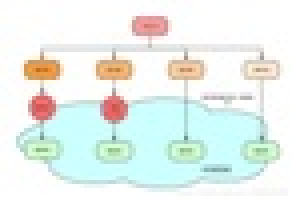
#> input picture reuse/java/src/main/java/com/grammar/reference.jpeg, 73 x 50 px, shrunk from 809 x 555 before the run, given in place of images.jpg, which was not available (shown 4 times larger)
$ python GUI_adjust_canny_param.py
#> lines starting #> are read from the running program, lines starting #| are printed output that depends on the picture; after the words box and inside, x2 and y2 are one past the last pixel; in counts of white or black regions, pixels touching at a corner belong together; pictures that were not available may be replaced by others from this repository, and a replacement may not be noted
#!/usr/bin/env python3
# -*- coding:utf-8 -*-


# =============================================================================
# File Name: GUI_adjust_Canny_param.py
# Author: DaiDai
# Mail: daidai4269@aliyun.com
# Created Time: Mon 28 Oct 2019 10:39:53 PM CST
# =============================================================================


import cv2


img_path = 'images.jpg'
min_val = 0
max_val = 255


img = cv2.imread(img_path, 0)
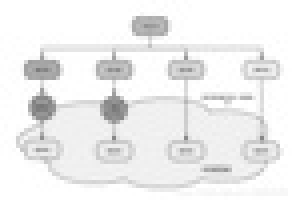
#> img: shape (50, 73) (shown 4 times larger); min 119, max 255, mean 238.5
cv2.namedWindow('main')


def update(x):
    global min_val
    global max_val
    min_val = cv2.getTrackbarPos('min_val', 'main')
    max_val = cv2.getTrackbarPos('max_val', 'main')
    edges = cv2.Canny(img, min_val, max_val)
    cv2.imshow('main', edges)


cv2.createTrackbar('min_val', 'main', 0, 255, update)
#> slider 'min_val' is set to 51
cv2.createTrackbar('max_val', 'main', 0, 255, update)
#> slider 'max_val' is set to 255
cv2.waitKey(0)
#> in update, `edges = cv2.Canny(img, min_val, max_val)`:
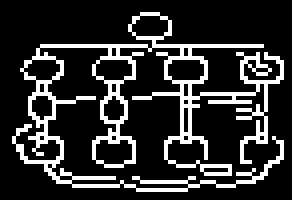
#> edges: shape (50, 73) (shown 4 times larger); 18.3% white in thin lines or dots, all inside (x1, y1, x2, y2) = (3, 3, 71, 48)
cv2.destroyAllWindows()

$ run again, on reuse/java/src/main/java/com/package/java/util/concurrent/并发容器.png
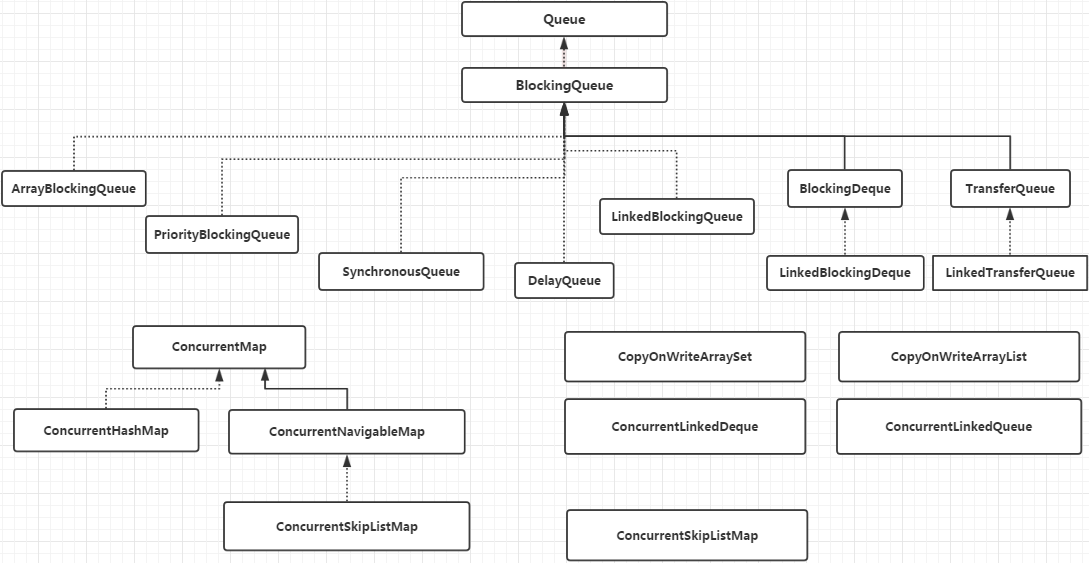
#> input picture reuse/java/src/main/java/com/package/java/util/concurrent/并发容器.png, 1089 x 563 px, given in place of images.jpg, which was not available
#> in update, `edges = cv2.Canny(img, min_val, max_val)`:
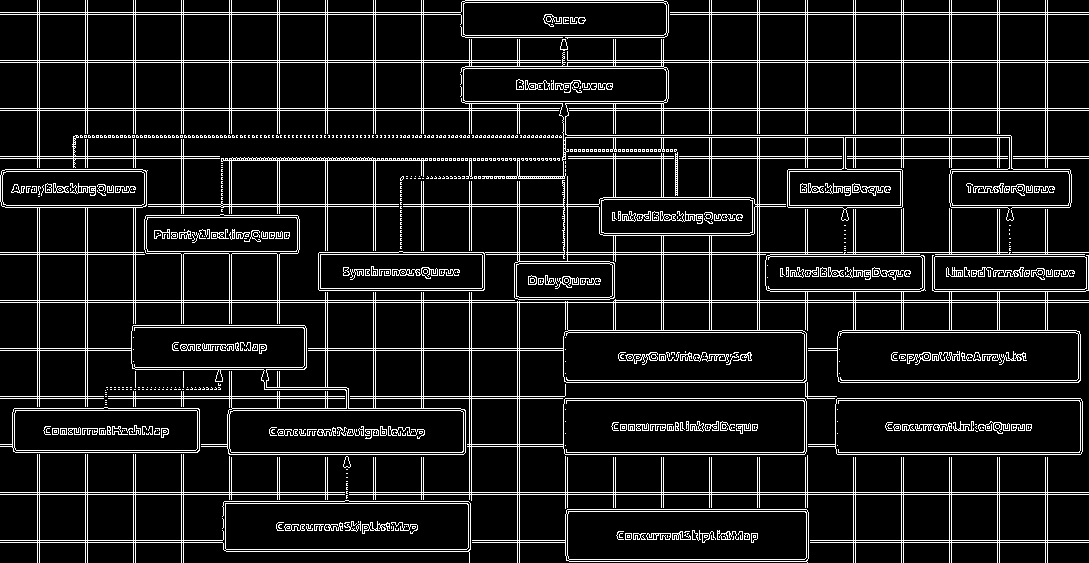
#> edges: shape (563, 1089); 10.4% white in thin lines or dots
